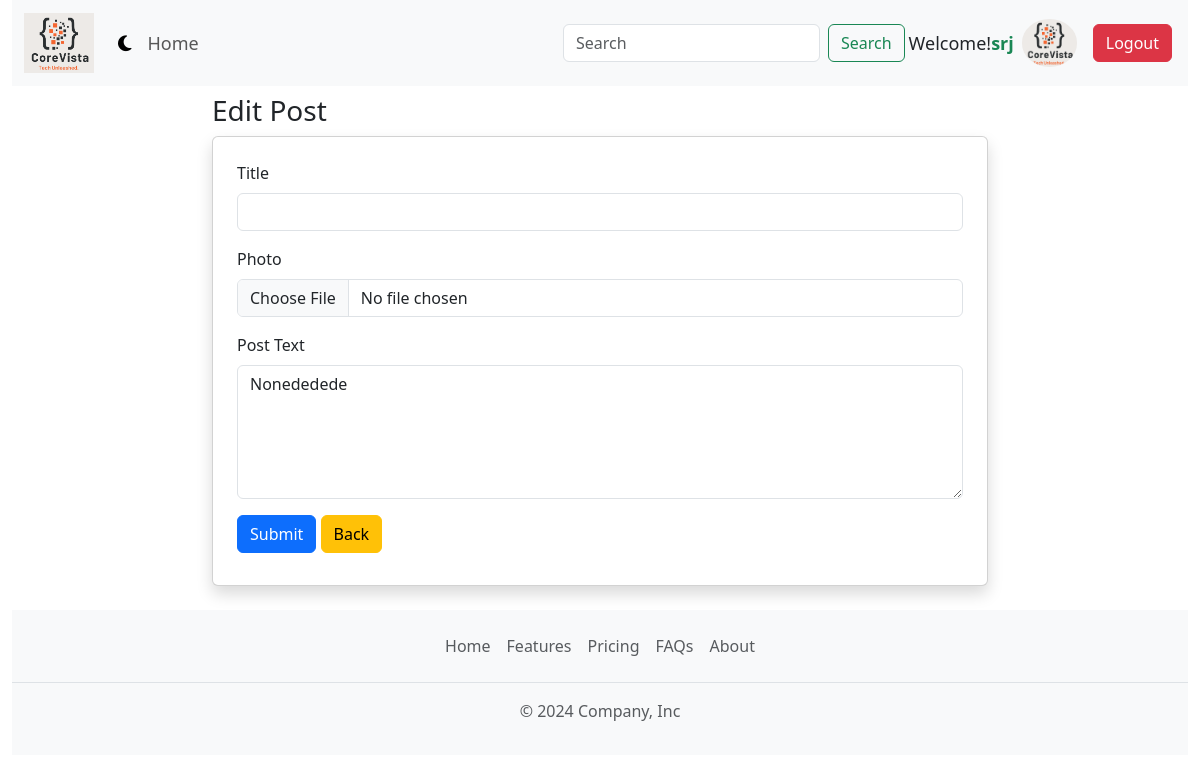
/post-edit/9/ (signed in), run on an earlier commit of the app's database.
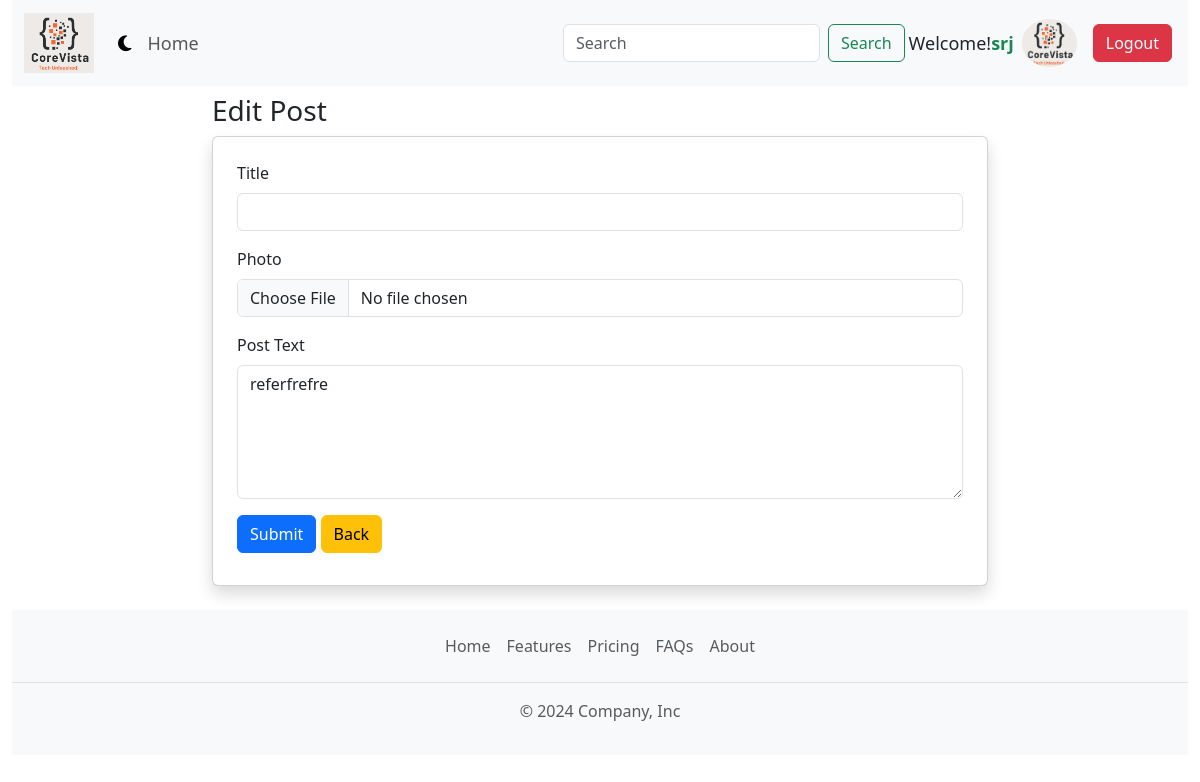
And on a later commit of the database.
### post/models.py (models this page shows, shortened)
class Post(models.Model):
    user = models.ForeignKey(User,on_delete=models.CASCADE)
    title = models.TextField(max_length=240,default="")
    text = models.TextField(max_length=1000)
    photo = models.ImageField(upload_to='photos/', blank=True, null=True)
    status = models.IntegerField(default=1)
    created_at = models.DateTimeField(auto_now_add=True)
    updated_at = models.DateTimeField(auto_now=True)

### post/views.py (the view)
# urls.py: path('post-edit/<int:post_id>/', views.post_edit, name='post_edit'),
@login_required
def post_edit(request,post_id):
    data = {}
    data['title'] = 'Edit Post'
    post = get_object_or_404(Post,pk=post_id,user=request.user)
    if request.method == 'POST':
        form = PostForm(request.POST, request.FILES, instance=post)
        if form.is_valid:
            post = form.save(commit=False)
            post.user = request.user
            post.save()
            return redirect('post_list')
    else:
        form = PostForm(instance=post)
    data['form'] = form
    return render(request, 'post/post-form.html',data)

### post/forms.py
class PostForm(forms.ModelForm):
    class Meta:
        model = Post
        fields = ['title','text','photo']

### post/templates/post/post-form.html (shortened to what this page needs)
{% extends "layouts/base.html" %}
{% block content %}
<div class="row justify-content-center">
    <div class="col-md-8 mt-2">
        <h3>{% if form.instance.pk %}Edit Post{% else %}Create Post{% endif %}</h3>
        <div class="card shadow p-4">
            <form method="post" enctype="multipart/form-data">
                <div class="mb-3">
                    <label for="title" class="form-label">Title</label>
                    <input type="text" class="form-control" name="title" id="title">
                </div>
                <div class="mb-3">
                    <label for="photo" class="form-label">Photo</label>
                    <input type="file" class="form-control" name="photo" id="photo">
                </div>
                <div class="mb-3">
                    <label for="text" class="form-label">Post Text</label>
                    <textarea class="form-control" name="text" id="text" rows="5">{{form.instance.text}}</textarea>
                </div>
                <button type="submit" class="btn btn-primary mb-2">Submit</button>
                <a href="{% url 'post_list' %}" class="btn btn-warning mb-2">Back</a>
            </form>
        </div>
    </div>
</div>
{% endblock content %}

What changed in the data, as far as the page shows it:
changed Post: text "Nonededede" → "referfrefre"
